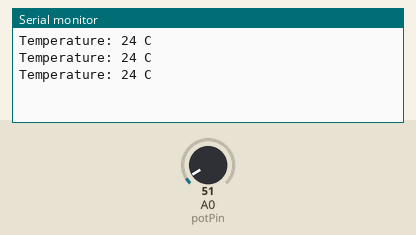
Bench run of a sketch on a simulated Arduino Uno, built with avr-gcc and run on an emulated ATmega328P. On the bench: the last lines printed to the serial monitor. The test bench sets the inputs (shaded band); at power-on: A0 (potPin) = 51.

Above: at 1.3 s.
1.4 s: A0 (potPin) set to 61
At 1.9 s:
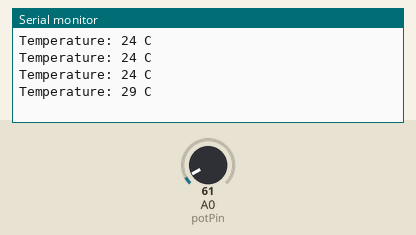
2.9 s: A0 (potPin) set to 71
At 3.4 s:
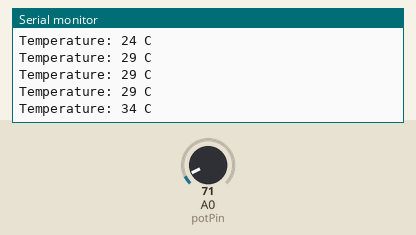
Timing chart, 0 to 5.9 s (numbered marks = the images above; inputs shaded):
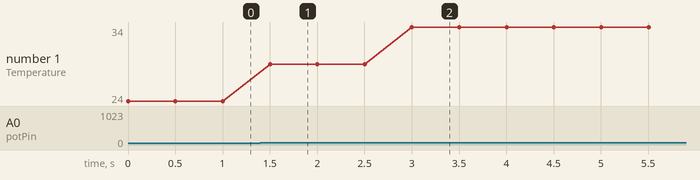

The sketch:

_01_08_LM350.ino
```cpp
int potPin = A0; //Set analog interface #0 accessed to LM350

void setup() {
    Serial.begin(9600);//Set baud rate as 9600
}

void loop() {
    int val;//
    int dat;//define variable
    val=analogRead(potPin);// read the analog value and assign to val
    dat = (125*val) >> 8;//temperature calculation formula
    Serial.print("Temperature: ");
    Serial.print(dat);//output dat value
    Serial.println(" C");//output character string C
    delay(500);//delay 0.5 s
}
```

Measured:
- after the input at 1.4 s, the serial monitor: prints a new line after 0.10 s (image 1)
- after the input at 2.9 s, the serial monitor: prints a new line after 0.10 s (image 2)
- plotted number 1: 24 → 29 after the input at 1.4 s, 29 → 34 after the input at 2.9 s
